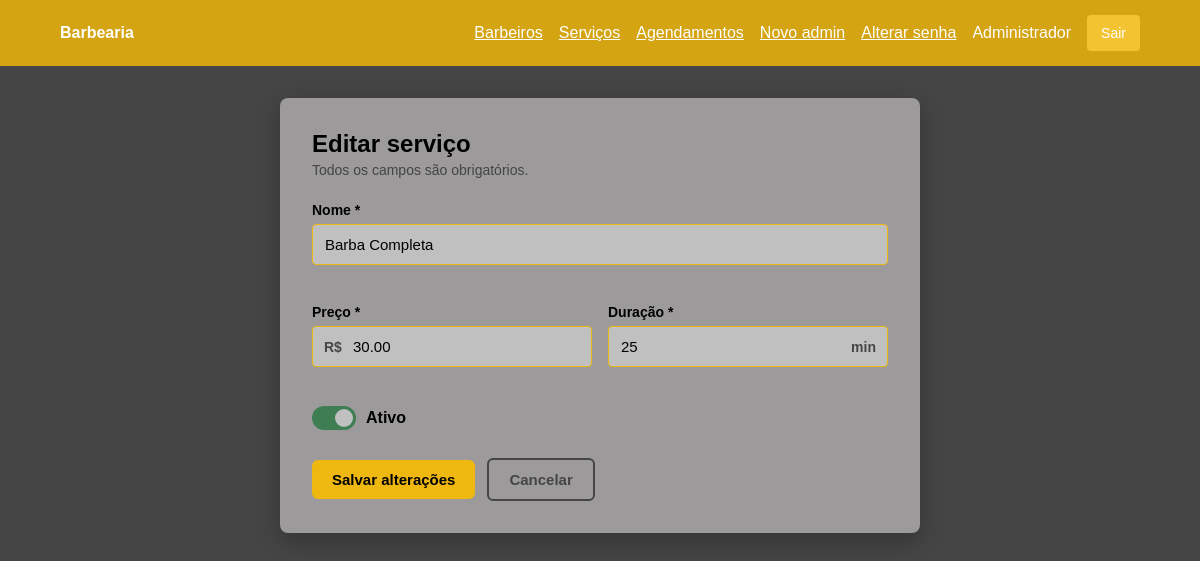
The app's page /index.php?r=servicos/2/editar (signed in) with its own data.
### tables this page shows
CREATE TABLE servicos (
  id BIGINT UNSIGNED AUTO_INCREMENT PRIMARY KEY,
  nome VARCHAR(120) NOT NULL,
  preco DECIMAL(10,2) NOT NULL DEFAULT 0.00,
  duracao INT UNSIGNED NOT NULL DEFAULT 30,
  status TINYINT(1) NOT NULL DEFAULT 1,
  criado_em DATETIME NOT NULL DEFAULT CURRENT_TIMESTAMP,
  atualizado_em DATETIME NOT NULL DEFAULT CURRENT_TIMESTAMP ON UPDATE CURRENT_TIMESTAMP
);

### app/Core/view.php (called while the page is built, shortened)
<?php
function view(string $name, array $data = []): void
{
    extract($data, EXTR_SKIP);
    require __DIR__ . '/../Views/' . $name . '.php';
}

### app/Controllers/ServicoController.php (called while the page is built, shortened)
<?php
final class ServicoController
{
    public function edit(int $id): void
    {
        $servico = $this->servicos->find($id);
        view('servicos/form', compact('servico') + ['titulo' => 'Editar serviço']);
    }
}

### app/Models/Servicos.php (called while the page is built, shortened)
<?php
final class Servicos
{
    public function find(int $id): ?object
    {
        $stmt = $this->db->prepare('SELECT * FROM servicos WHERE id = ?');
        $stmt->execute([$id]);
        return $stmt->fetch() ?: null;
    }
}

### app/Core/helpers.php (called while the page is built, shortened)
<?php
function url(string $route = ''): string
{
    return 'index.php?r=' . rawurlencode($route);
}
function e(?string $value): string
{
    return htmlspecialchars((string)$value, ENT_QUOTES, 'UTF-8');
}

### app/Views/servicos/form.php (the view, shortened to what this page needs)
<?php require __DIR__ . '/../layout/header.php';
$editando = $servico !== null; ?>
<form class="form-card" method="post"
      action="<?= url($editando ? 'servicos/' . $servico->id . '/atualizar' : 'servicos') ?>" data-validar novalidate>
    <h1 class="form-titulo"><?= e($titulo) ?></h1>
    <p class="form-subtitulo">Todos os campos são obrigatórios.</p>
    <div class="form-grid">
        <div class="campo cheio">
            <label for="nome">Nome *</label>
            <input id="nome" name="nome" maxlength="120" required autocomplete="off"
                   value="<?= e($servico->nome ?? '') ?>">
            <small class="campo-erro"></small>
        </div>
        <div class="campo">
            <label for="preco">Preço *</label>
            <div class="campo-unidade">
                <span class="unidade prefixo">R$</span>
                <input id="preco" name="preco" type="number" class="com-prefixo" inputmode="decimal"
                       step="0.01" min="0.01" max="9999.99" required placeholder="35.00"
                       data-erro-faixa="O preço deve ficar entre R$ 0,01 e R$ 9.999,99."
                       data-erro-passo="Use no máximo duas casas decimais."
                       value="<?= isset($servico->preco) ? number_format((float)$servico->preco, 2, '.', '') : '' ?>">
            </div>
            <small class="campo-erro"></small>
        </div>
        <div class="campo">
            <label for="duracao">Duração *</label>
            <div class="campo-unidade">
                <input id="duracao" name="duracao" type="number" class="com-sufixo" inputmode="numeric"
                       step="1" min="1" max="180" required placeholder="30"
                       data-erro-faixa="A duração deve ficar entre 1 e 180 minutos."
                       data-erro-passo="Use um número inteiro de minutos."
                       value="<?= isset($servico->duracao) ? (int)$servico->duracao : '' ?>">
                <span class="unidade sufixo">min</span>
            </div>
            <small class="campo-erro"></small>
        </div>
        <div class="cheio">
            <label class="interruptor">
                <span class="interruptor-trilho"></span>
                <span class="interruptor-texto">Ativo</span>
            </label>
        </div>
    </div>
    <div class="form-acoes">
        <button type="submit" class="btn-cta" data-enviando="Salvando...">
            <span><?= $editando ? 'Salvar alterações' : 'Cadastrar serviço' ?></span>
        </button>
        <a class="btn-secundario" href="<?= url('servicos') ?>">Cancelar</a>
    </div>
</form>
<?php require __DIR__ . '/../layout/footer.php'; ?>

### assets/style.css (style rules this page uses)
* { box-sizing: border-box }
:root { --cinza: #9c9a9a; --cinza-claro: #C0C0C0; --cinza-escuro: #454546; --dourado: #d4a413; --amarelo: #efb810; --amarelo-claro: #f3c332; --preto: #000000; --erro: #b6432f; }
body { margin: 0; background: var(--cinza-escuro); font: 16px Arial, sans-serif; color: var(--preto); }
label { display: block; margin: 15px 0; font-weight: bold }
input, select, textarea { display: block; width: 100%; margin-top: 6px; padding: 10px; border: 1px solid #aaa; border-radius: 4px; font: inherit; background: #fff; color: var(--preto); }
button, .button { background: var(--amarelo-claro); color: var(--preto); border: 0; border-radius: 4px; padding: 10px 14px; cursor: pointer; text-decoration: none; font-size: 14px }
.campo { margin-bottom: 18px; }
.campo label { display: block; margin-bottom: 6px; font-weight: 600; font-size: 14px; }
.campo input, .campo select { width: 100%; padding: 11px 12px; border: 1px solid var(--amarelo); border-radius: 4px; background: var(--cinza-claro); color: var(--preto); font-size: 15px; transition: border-color .15s ease, box-shadow .15s ease; }
.campo-erro { display: block; min-height: 16px; margin-top: 5px; color: var(--erro); font-size: 13px; }
:root { --erro: #b6432f; --ok: #3f7d53; }
.btn-cta, .btn-secundario, .btn-perigo { display: inline-block; padding: 11px 20px; border-radius: 6px; font-size: 15px; font-weight: 700; text-decoration: none; cursor: pointer; transition: background-color .15s ease, transform .1s ease; }
.btn-cta { background: var(--amarelo); color: var(--preto); border: 0; }
.btn-secundario { background: transparent; color: var(--cinza-escuro); border: 2px solid var(--cinza-escuro); }
.form-card { width: 100%; max-width: 640px; margin: 0 auto; padding: 32px; background: var(--cinza); color: var(--preto); border-radius: 8px; box-shadow: 0 8px 24px rgba(0, 0, 0, .25); }
.form-titulo { margin: 0 0 4px; font-size: 24px; }
.form-subtitulo { margin: 0 0 24px; font-size: 14px; color: var(--cinza-escuro); }
.form-grid { display: grid; grid-template-columns: 1fr 1fr; gap: 0 16px; }
.form-grid .cheio { grid-column: 1 / -1; }
.form-card .campo label { margin-top: 0; }
.form-card .campo input, .form-card .campo select { margin-top: 0; }
.form-acoes { display: flex; flex-wrap: wrap; align-items: center; gap: 12px; margin-top: 24px; }
.interruptor { display: inline-flex; align-items: center; gap: 10px; margin: 0; cursor: pointer; font-weight: 600; }
.interruptor-trilho { position: relative; width: 44px; height: 24px; border-radius: 999px; background: var(--cinza-escuro); transition: background-color .2s ease; }
.interruptor-trilho::after { content: ""; position: absolute; top: 3px; left: 3px; width: 18px; height: 18px; border-radius: 50%; background: var(--cinza-claro); transition: transform .2s ease; }
.interruptor input:checked + .interruptor-trilho { background: var(--ok); }
.interruptor input:checked + .interruptor-trilho::after { transform: translateX(20px); }
.campo-unidade { position: relative; }
.campo-unidade .unidade { position: absolute; top: 50%; transform: translateY(-50%); font-size: 14px; font-weight: 700; color: var(--cinza-escuro); pointer-events: none; }
.campo-unidade .prefixo { left: 12px; }
.campo-unidade .sufixo { right: 12px; }
.campo-unidade input.com-prefixo { padding-left: 40px; }
.campo-unidade input.com-sufixo { padding-right: 48px; }
.campo-unidade input[type="number"] { -moz-appearance: textfield; appearance: textfield; }

### records on screen
servicos: nome "Barba Completa", preco "30.00", duracao "25"

### other values on screen
$config['app_name'] "Barbearia"
Auth::user()['nome'] "Administrador"
$titulo "Editar serviço"
